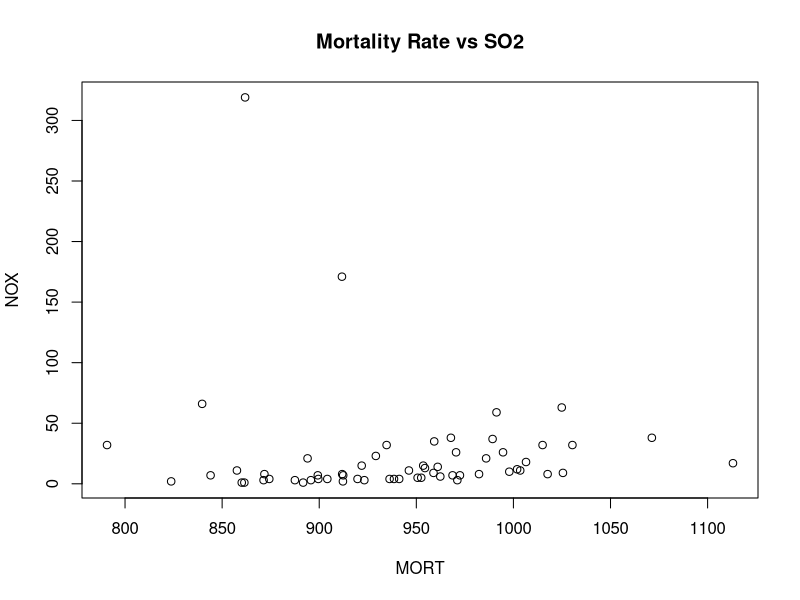
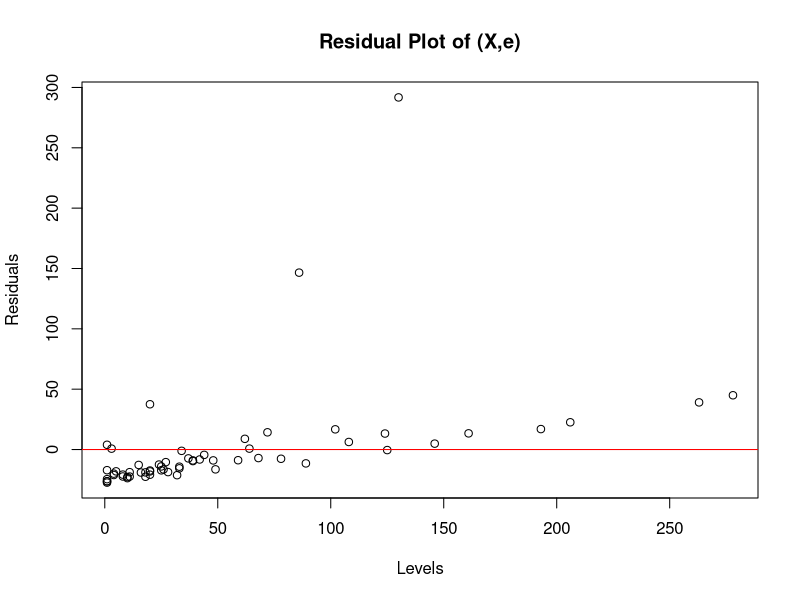
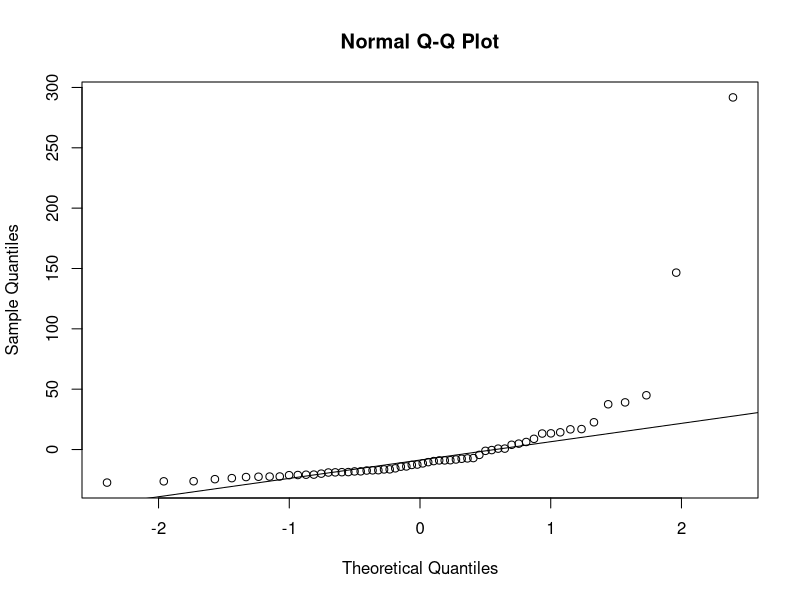
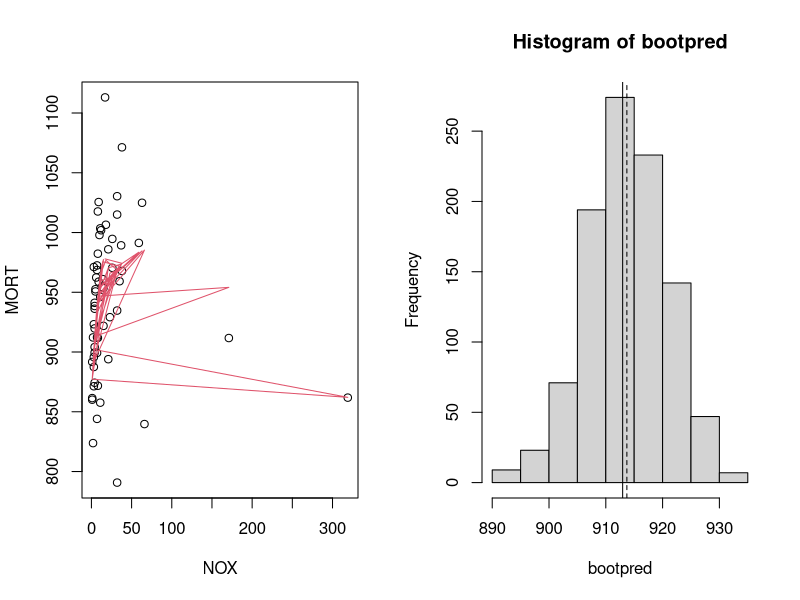
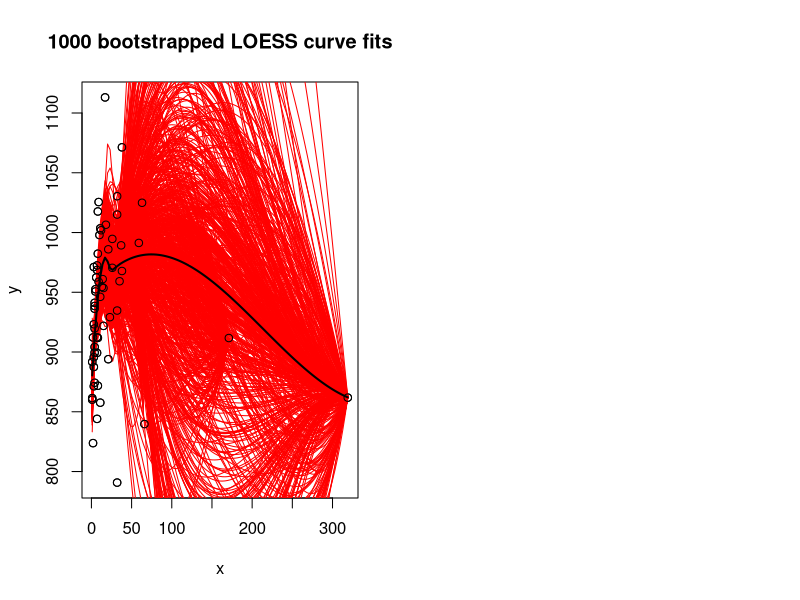

Write R code to recreate these figures, in order.
## ---- chunk 1
knitr::opts_chunk$set(echo = TRUE)
set.seed(1000)
## ---- chunk 2
library(tidyverse)
Pollution <- read.csv("Pollution.csv", header = TRUE)

plot(NOX~MORT, data = Pollution, main ="Mortality Rate vs SO2")
X <- Pollution$SO2
fit <- lm(NOX~MORT, data = Pollution)
e <- resid(fit)
plot(X,e,ylab = "Residuals", xlab="Levels", main="Residual Plot of (X,e)")
abline(0,0, col = "Red")
qqnorm(e)
qqline(e)
## ---- chunk 3
par(mfrow=c(1,2)) # set up two panels for our plots
bootpred <- numeric(1000) # create vector to hold bootstrapped predictions
hyp.nox <- 4 # set the hypothesized x value for prediction
rate.lo <- loess(MORT~NOX, data = Pollution)
pred <- predict(rate.lo, data.frame(NOX = hyp.nox))

plot(MORT~NOX, data = Pollution) # make scatterplot of the data points
lines(Pollution$NOX, rate.lo$fit, col=2) # draw in the fitted loess curve
for (i in 1:1000) {
  n <- nrow(Pollution)
  index <- sample(1:n, size=n, replace=TRUE)
  bootdata<- data.frame(Mort=Pollution$MORT[index],NOX=Pollution$NOX[index])
  bootfit <- loess(Mort~NOX, bootdata)
  bootpred[i] <- predict(bootfit, data.frame(NOX = hyp.nox))
} # extract predicted rate when age=12

hist(bootpred) # picture of the bootstrap dist of predictions
abline(v=pred) # add vertical line at the actual sample prediction
abline(v=mean(bootpred),lty=2) # add dashed line at mean of the bootstrap distribution
quantile(bootpred, c(0.025, 0.975)) # bootstrap CI for prediction
## ---- chunk 4
x <- Pollution$NOX
y <- Pollution$MORT
out <- loess(y~x, span = 0.9)
plot(y~x, main="1000 bootstrapped LOESS curve fits")
curve(predict(out, newdata=data.frame(x = x)), add=TRUE)
n <- length(x)

nboot <- 1000
for (i in 1:nboot) {
  index <- sample(n, replace = TRUE)
  boot.x <- x[index]
  boot.y <- y[index]
  boot.out <- loess(boot.y~boot.x, span=0.75)
  curve(predict(boot.out, data.frame(boot.x = x)), add=TRUE, col="red")
}
points(x, y)
curve(predict(out, newdata=data.frame(x = x)), add=TRUE, lwd=2)
## ---- chunk 5
slrfit <- lm(MORT~NOX, data = Pollution)
predict(slrfit, newdata=data.frame(NOX=4), int="conf")
